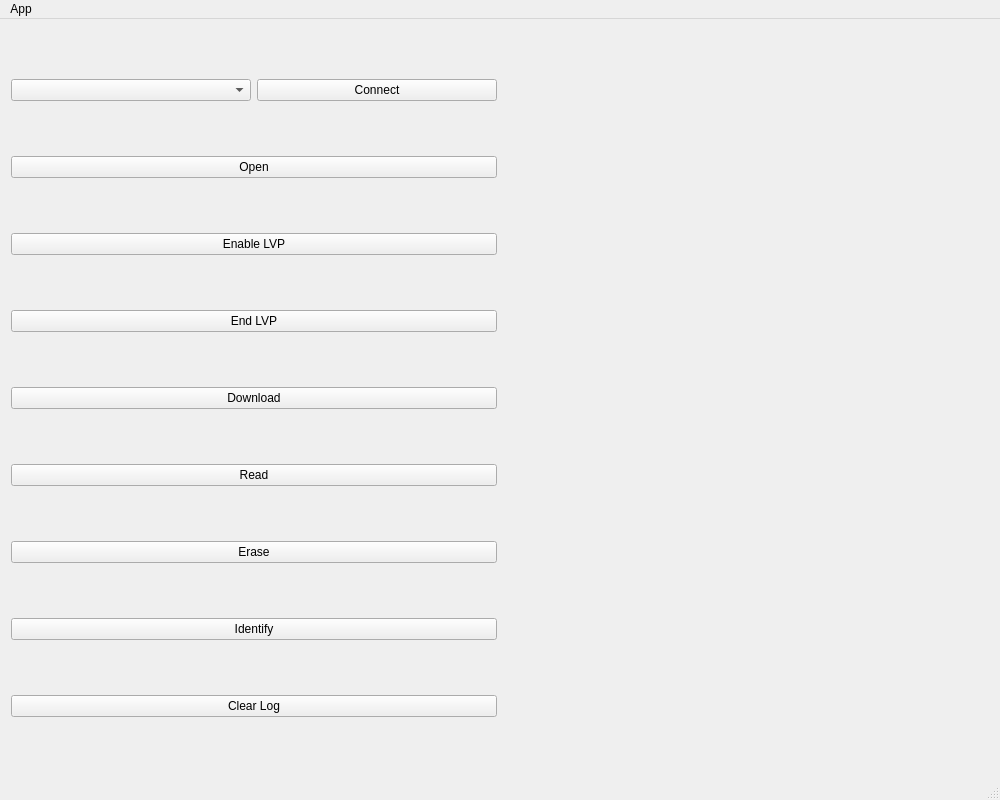
<?xml version="1.0" encoding="UTF-8"?>
<ui version="4.0">
 <class>MainWindow</class>
 <widget class="QMainWindow" name="MainWindow">
  <property name="geometry">
   <rect>
    <x>0</x>
    <y>0</y>
    <width>1000</width>
    <height>800</height>
   </rect>
  </property>
  <property name="windowTitle">
   <string>8051 Programmer</string>
  </property>
  <widget class="QWidget" name="centralWidget">
   <layout class="QHBoxLayout" name="horizontalLayout">
    <item>
     <layout class="QVBoxLayout" name="leftLayout">
      <item>
       <layout class="QHBoxLayout" name="connLayout">
        <item>
         <widget class="QComboBox" name="serialCombo"/>
        </item>
        <item>
         <widget class="QPushButton" name="serialConnect">
          <property name="text">
           <string>Connect</string>
          </property>
         </widget>
        </item>
       </layout>
      </item>
      <item>
       <widget class="QPushButton" name="openButton">
        <property name="text">
         <string>Open</string>
        </property>
       </widget>
      </item>
      <item>
       <widget class="QPushButton" name="enableLVP">
        <property name="text">
         <string>Enable LVP</string>
        </property>
       </widget>
      </item>
      <item>
       <widget class="QPushButton" name="stopLVP">
        <property name="text">
         <string>End LVP</string>
        </property>
       </widget>
      </item>
      <item>
       <widget class="QPushButton" name="downloadButton">
        <property name="text">
         <string>Download</string>
        </property>
       </widget>
      </item>
      <item>
       <widget class="QPushButton" name="readButton">
        <property name="text">
         <string>Read</string>
        </property>
       </widget>
      </item>
      <item>
       <widget class="QPushButton" name="eraseButton">
        <property name="text">
         <string>Erase</string>
        </property>
       </widget>
      </item>
      <item>
       <widget class="QPushButton" name="idButton">
        <property name="text">
         <string>Identify</string>
        </property>
       </widget>
      </item>
      <item>
       <widget class="QPushButton" name="clearLogButton">
        <property name="text">
         <string>Clear Log</string>
        </property>
       </widget>
      </item>
     </layout>
    </item>
    <item>
     <layout class="QVBoxLayout" name="serialLayout"/>
    </item>
    <item>
     <layout class="QVBoxLayout" name="editLayout">
      <item>
       <widget class="QHexEdit" name="hexEdit" native="true"/>
      </item>
      <item>
       <widget class="QHexEdit" name="confEdit" native="true">
        <property name="maximumSize">
         <size>
          <width>16777215</width>
          <height>100</height>
         </size>
        </property>
       </widget>
      </item>
     </layout>
    </item>
   </layout>
  </widget>
  <widget class="QMenuBar" name="menuBar">
   <property name="geometry">
    <rect>
     <x>0</x>
     <y>0</y>
     <width>1000</width>
     <height>26</height>
    </rect>
   </property>
   <widget class="QMenu" name="menuApp">
    <property name="title">
     <string>App</string>
    </property>
    <addaction name="actionOpen_Program"/>
    <addaction name="separator"/>
    <addaction name="actionExit"/>
   </widget>
   <addaction name="menuApp"/>
  </widget>
  <widget class="QStatusBar" name="statusBar"/>
  <action name="actionOpen_Program">
   <property name="text">
    <string>Open Program</string>
   </property>
  </action>
  <action name="actionExit">
   <property name="text">
    <string>Exit</string>
   </property>
  </action>
 </widget>
 <layoutdefault spacing="6" margin="11"/>
 <customwidgets>
  <customwidget>
   <class>QHexEdit</class>
   <extends>QWidget</extends>
   <header location="global">qhexedit/qhexedit.h</header>
   <container>1</container>
  </customwidget>
 </customwidgets>
 <resources/>
 <connections>
  <connection>
   <sender>openButton</sender>
   <signal>clicked()</signal>
   <receiver>actionOpen_Program</receiver>
   <slot>trigger()</slot>
   <hints>
    <hint type="sourcelabel">
     <x>58</x>
     <y>124</y>
    </hint>
    <hint type="destinationlabel">
     <x>-1</x>
     <y>-1</y>
    </hint>
   </hints>
  </connection>
  <connection>
   <sender>actionExit</sender>
   <signal>triggered()</signal>
   <receiver>MainWindow</receiver>
   <slot>close()</slot>
   <hints>
    <hint type="sourcelabel">
     <x>-1</x>
     <y>-1</y>
    </hint>
    <hint type="destinationlabel">
     <x>499</x>
     <y>399</y>
    </hint>
   </hints>
  </connection>
 </connections>
</ui>
